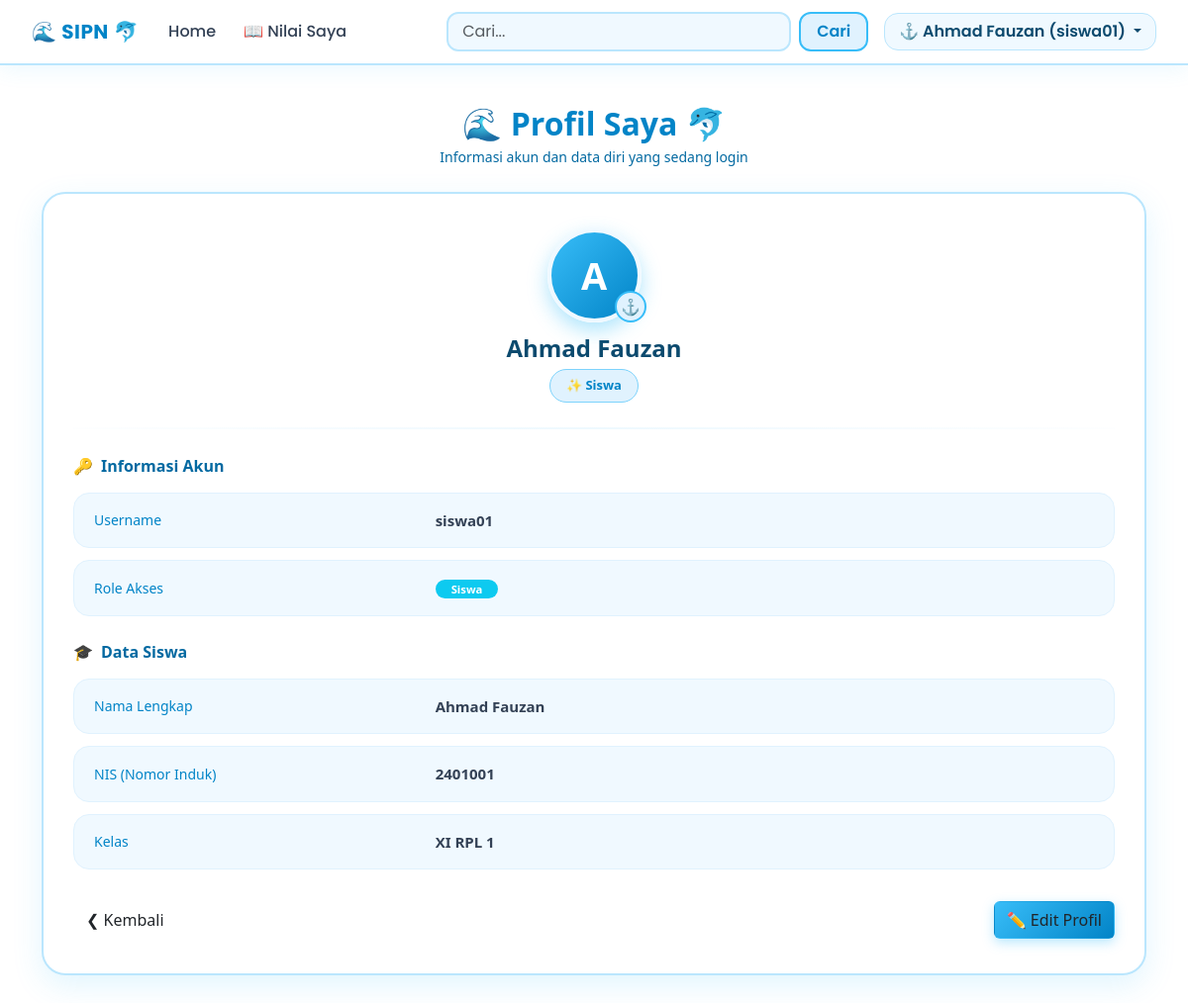
Screenshot of /profil.php (signed in) with the database file from the repository.
### tables this page shows
CREATE TABLE `siswa` (
  `id` int NOT NULL,
  `nis` varchar(10) DEFAULT NULL,
  `nama_siswa` varchar(100) DEFAULT NULL,
  `kelas` varchar(10) DEFAULT NULL,
  `jenis_kelamin` enum('L','P') DEFAULT NULL,
  `user_id` int DEFAULT NULL
);

CREATE TABLE `users` (
  `id` int NOT NULL,
  `username` varchar(50) DEFAULT NULL,
  `password` varchar(255) DEFAULT NULL,
  `role` enum('admin','guru','siswa') DEFAULT NULL,
  `created_at` timestamp NULL DEFAULT CURRENT_TIMESTAMP
);

### profil.php (the view, shortened to what this page needs)
<?php
require_once 'koneksi.php';
$id_user = (int) $_SESSION['id'];
$query = "SELECT users.username, users.role,
                 siswa.nama_siswa AS nama,
                 siswa.nis AS nomor_induk,
                 siswa.kelas AS kelas
          FROM users
          INNER JOIN siswa ON siswa.user_id = users.id
          WHERE users.id = ? AND users.role = 'siswa'";
$stmt = mysqli_prepare($koneksi, $query);
mysqli_stmt_bind_param($stmt, "i", $id_user);
mysqli_stmt_execute($stmt);
$result = mysqli_stmt_get_result($stmt);
$user = mysqli_fetch_assoc($result);
$inisial = strtoupper(
    substr(trim($user['nama'] ?? 'U'), 0, 1)
);
$role = $user['role'];
$isSiswa = ($role === 'siswa');
?>
<!DOCTYPE html>
<html lang="id">
<head>
    <link href="https://cdn.jsdelivr.net/npm/bootstrap@5.3.3/dist/css/bootstrap.min.css"
          rel="stylesheet">
</head>
<body>
<?php include 'nvbar.php'; ?>
<div class="container profile-container">
    <div class="judul-wrapper">
        <h1 class="judul-halaman">🌊 Profil Saya 🐬</h1>
        <p class="sub-judul">
            Informasi akun dan data diri yang sedang login
        </p>
    </div>
    <div class="card-profile">
        <div class="text-center">
            <div class="avatar-box">
                <div class="avatar-circle">
                    <?= htmlspecialchars($inisial); ?>
                </div>
                <span class="avatar-badge-icon">⚓</span>
            </div>
            <h3 class="nama-user">
                <?= htmlspecialchars($user['nama']); ?>
            </h3>
            <span class="role-badge">
                ✨ <?= htmlspecialchars(ucfirst($role)); ?>
            </span>
        </div>
        <hr class="divider-custom">
        <div class="mb-4">
            <div class="section-title">
                <span>🔑</span> Informasi Akun
            </div>
            <div class="info-box">
                <div class="row align-items-center">
                    <div class="col-sm-4 info-label">Username</div>
                    <div class="col-sm-8 info-value">
                        <?= htmlspecialchars($user['username']); ?>
                    </div>
                </div>
            </div>
            <div class="info-box">
                <div class="row align-items-center">
                    <div class="col-sm-4 info-label">Role Akses</div>
                    <div class="col-sm-8 info-value">
                        <span class="badge text-bg-info text-white rounded-pill px-3 py-1">
                            <?= htmlspecialchars(ucfirst($role)); ?>
                        </span>
                    </div>
                </div>
            </div>
        </div>
        <div>
            <div class="section-title">
                <span><?= $isSiswa ? '🎓' : '👨‍🏫' ?></span>
                <?= $isSiswa ? 'Data Siswa' : 'Data Guru' ?>
            </div>
            <div class="info-box">
                <div class="row align-items-center">
                    <div class="col-sm-4 info-label">Nama Lengkap</div>
                    <div class="col-sm-8 info-value">
                        <?= htmlspecialchars($user['nama']); ?>
                    </div>
                </div>
            </div>
            <div class="info-box">
                <div class="row align-items-center">
                    <div class="col-sm-4 info-label">
                        <?= $isSiswa ? 'NIS (Nomor Induk)' : 'NIP (Nomor Induk)' ?>
                    </div>
                    <div class="col-sm-8 info-value">
                        <?= htmlspecialchars($user['nomor_induk'] ?? '-'); ?>
                    </div>
                </div>
            </div>
            <?php if ($isSiswa): ?>
                <div class="info-box">
                    <div class="row align-items-center">
                        <div class="col-sm-4 info-label">Kelas</div>
                        <div class="col-sm-8 info-value">
                            <?= htmlspecialchars($user['kelas'] ?? '-'); ?>
                        </div>
                    </div>
                </div>
            <?php endif; ?>
        </div>
        <div class="d-flex justify-content-between align-items-center mt-4 pt-2 gap-2">
            <a href="dashboard.php"
               class="btn btn-kembali text-decoration-none">
                ❮ Kembali
            </a>
            <a href="pengatur.php"
               class="btn btn-edit text-decoration-none">
                ✏️ Edit Profil
            </a>
        </div>
    </div>
</div>
<?php require_once 'footer.php'; ?>
</body>
</html>

### profil.php (style rules this page uses)
body { background-color: #e0f2fe; font-family: 'Poppins', sans-serif; color: #334155; min-height: 100vh; }
.profile-container { max-width: 750px; margin: 40px auto; padding: 0 15px; }
.judul-wrapper { text-align: center; margin-bottom: 25px; }
.judul-halaman { font-size: 32px; font-weight: 700; color: #0284c7; margin: 0; }
.sub-judul { font-size: 14px; color: #0369a1; margin-top: 4px; }
.card-profile { background: #fff; border-radius: 24px; border: 2px solid #bae6fd; box-shadow: 0 10px 30px rgba(56,189,248,.15); padding: 35px 30px; transition: all .3s ease; }
.avatar-box { position: relative; display: inline-block; margin-bottom: 12px; }
.avatar-circle { width: 95px; height: 95px; background: linear-gradient(135deg,#38bdf8,#0284c7); color: #fff; border-radius: 50%; display: flex; align-items: center; justify-content: center; font-size: 38px; font-weight: 700; box-shadow: 0 8px 20px rgba(56,189,248,.4); border: 4px solid #f0f9ff; }
.avatar-badge-icon { position: absolute; bottom: 0; right: -5px; background: #e0f2fe; border: 2px solid #38bdf8; border-radius: 50%; width: 32px; height: 32px; display: flex; align-items: center; justify-content: center; font-size: 16px; }
.nama-user { font-size: 24px; font-weight: 700; color: #0c4a6e; margin-bottom: 6px; }
.role-badge { background-color: #e0f2fe; color: #0284c7; padding: 6px 16px; border-radius: 20px; font-size: 13px; font-weight: 600; border: 1.5px solid #7dd3fc; display: inline-block; }
.divider-custom { border: 0; height: 2px; background: linear-gradient( to right, rgba(186,230,253,.1), #bae6fd, rgba(186,230,253,.1) ); margin: 25px 0; }
.section-title { font-size: 16px; font-weight: 700; color: #0369a1; margin-bottom: 15px; display: flex; align-items: center; gap: 8px; }
.info-box { background-color: #f0f9ff; border-radius: 16px; padding: 16px 20px; border: 1px solid #e0f2fe; margin-bottom: 12px; }
.info-label { color: #0284c7; font-weight: 500; font-size: 14px; }
.info-value { color: #334155; font-weight: 600; font-size: 15px; overflow-wrap: anywhere; }
.btn-kembali { background-color: #e0f2fe; color: #0369a1; border: 1.5px solid #7dd3fc; border-radius: 14px; padding: 10px 24px; font-weight: 600; font-size: 14px; }
.btn-edit { background: linear-gradient(135deg,#38bdf8,#0284c7); color: #fff; border: none; border-radius: 14px; padding: 10px 24px; font-weight: 600; font-size: 14px; box-shadow: 0 4px 12px rgba(56,189,248,.35); }

### rows the page displays
siswa: nama_siswa "A", nama_siswa "Ahmad Fauzan", user.username "siswa01", nis "2401001", kelas "XI RPL 1"

### other values shown
$nama "Ahmad Fauzan"
$username "siswa01"
$role "Siswa"
